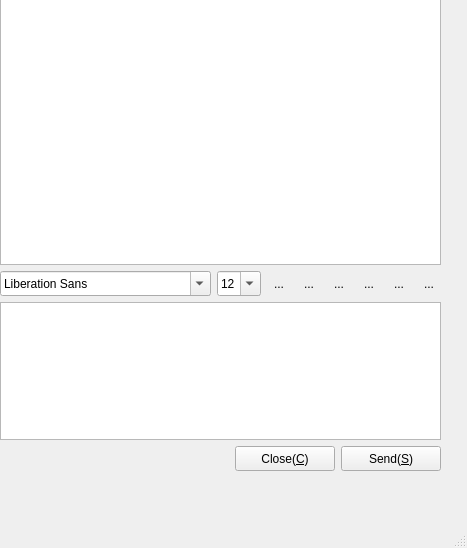
<?xml version="1.0" encoding="UTF-8"?>
<ui version="4.0">
 <class>ChatWindow</class>
 <widget class="QMainWindow" name="ChatWindow">
  <property name="geometry">
   <rect>
    <x>0</x>
    <y>0</y>
    <width>467</width>
    <height>548</height>
   </rect>
  </property>
  <property name="windowTitle">
   <string>MainWindow</string>
  </property>
  <widget class="QWidget" name="centralwidget">
   <widget class="QWidget" name="layoutWidget_2">
    <property name="geometry">
     <rect>
      <x>0</x>
      <y>-10</y>
      <width>441</width>
      <height>481</height>
     </rect>
    </property>
    <layout class="QVBoxLayout" name="verticalLayout">
     <property name="spacing">
      <number>6</number>
     </property>
     <property name="sizeConstraint">
      <enum>QLayout::SetDefaultConstraint</enum>
     </property>
     <item>
      <widget class="QTextBrowser" name="MesgTextBrowser">
       <property name="sizePolicy">
        <sizepolicy hsizetype="Expanding" vsizetype="Expanding">
         <horstretch>0</horstretch>
         <verstretch>2</verstretch>
        </sizepolicy>
       </property>
       <property name="frameShadow">
        <enum>QFrame::Sunken</enum>
       </property>
       <property name="openExternalLinks">
        <bool>false</bool>
       </property>
      </widget>
     </item>
     <item>
      <layout class="QHBoxLayout" name="horizontalLayout">
       <item>
        <widget class="QFontComboBox" name="FontComboBox">
         <property name="sizePolicy">
          <sizepolicy hsizetype="Fixed" vsizetype="Fixed">
           <horstretch>0</horstretch>
           <verstretch>0</verstretch>
          </sizepolicy>
         </property>
         <property name="minimumSize">
          <size>
           <width>1</width>
           <height>25</height>
          </size>
         </property>
        </widget>
       </item>
       <item>
        <widget class="QComboBox" name="FontSizeComboBox">
         <property name="sizePolicy">
          <sizepolicy hsizetype="Fixed" vsizetype="Maximum">
           <horstretch>0</horstretch>
           <verstretch>0</verstretch>
          </sizepolicy>
         </property>
         <property name="minimumSize">
          <size>
           <width>0</width>
           <height>25</height>
          </size>
         </property>
         <property name="editable">
          <bool>true</bool>
         </property>
         <property name="currentIndex">
          <number>3</number>
         </property>
         <item>
          <property name="text">
           <string>9</string>
          </property>
         </item>
         <item>
          <property name="text">
           <string>10</string>
          </property>
         </item>
         <item>
          <property name="text">
           <string>11</string>
          </property>
         </item>
         <item>
          <property name="text">
           <string>12</string>
          </property>
         </item>
         <item>
          <property name="text">
           <string>13</string>
          </property>
         </item>
         <item>
          <property name="text">
           <string>14</string>
          </property>
         </item>
         <item>
          <property name="text">
           <string>15</string>
          </property>
         </item>
         <item>
          <property name="text">
           <string>16</string>
          </property>
         </item>
         <item>
          <property name="text">
           <string>17</string>
          </property>
         </item>
         <item>
          <property name="text">
           <string>18</string>
          </property>
         </item>
         <item>
          <property name="text">
           <string>19</string>
          </property>
         </item>
         <item>
          <property name="text">
           <string>20</string>
          </property>
         </item>
         <item>
          <property name="text">
           <string>21</string>
          </property>
         </item>
         <item>
          <property name="text">
           <string>22</string>
          </property>
         </item>
        </widget>
       </item>
       <item>
        <widget class="QToolButton" name="TextBoldToolButton">
         <property name="toolTip">
          <string>Bold</string>
         </property>
         <property name="autoFillBackground">
          <bool>false</bool>
         </property>
         <property name="text">
          <string>...</string>
         </property>
         <property name="icon">
          <iconset resource="qqrsc.qrc">
           <normaloff>:/new/chat_window/images/textbold.png</normaloff>:/new/chat_window/images/textbold.png</iconset>
         </property>
         <property name="iconSize">
          <size>
           <width>24</width>
           <height>24</height>
          </size>
         </property>
         <property name="checkable">
          <bool>true</bool>
         </property>
         <property name="autoRaise">
          <bool>true</bool>
         </property>
        </widget>
       </item>
       <item>
        <widget class="QToolButton" name="TextItalicToolButton">
         <property name="toolTip">
          <string>Italic</string>
         </property>
         <property name="autoFillBackground">
          <bool>false</bool>
         </property>
         <property name="text">
          <string>...</string>
         </property>
         <property name="icon">
          <iconset resource="qqrsc.qrc">
           <normaloff>:/new/chat_window/images/textitalic.png</normaloff>:/new/chat_window/images/textitalic.png</iconset>
         </property>
         <property name="iconSize">
          <size>
           <width>24</width>
           <height>24</height>
          </size>
         </property>
         <property name="checkable">
          <bool>true</bool>
         </property>
         <property name="autoRaise">
          <bool>true</bool>
         </property>
        </widget>
       </item>
       <item>
        <widget class="QToolButton" name="TextUnderlineToolButton">
         <property name="toolTip">
          <string>Underline</string>
         </property>
         <property name="autoFillBackground">
          <bool>false</bool>
         </property>
         <property name="text">
          <string>...</string>
         </property>
         <property name="icon">
          <iconset resource="qqrsc.qrc">
           <normaloff>:/new/chat_window/images/textunder.png</normaloff>:/new/chat_window/images/textunder.png</iconset>
         </property>
         <property name="iconSize">
          <size>
           <width>24</width>
           <height>24</height>
          </size>
         </property>
         <property name="checkable">
          <bool>true</bool>
         </property>
         <property name="autoRaise">
          <bool>true</bool>
         </property>
        </widget>
       </item>
       <item>
        <widget class="QToolButton" name="TextColorToolButton">
         <property name="toolTip">
          <string>FontColor</string>
         </property>
         <property name="autoFillBackground">
          <bool>false</bool>
         </property>
         <property name="text">
          <string>...</string>
         </property>
         <property name="icon">
          <iconset resource="qqrsc.qrc">
           <normaloff>:/new/chat_window/images/textcolor.png</normaloff>:/new/chat_window/images/textcolor.png</iconset>
         </property>
         <property name="iconSize">
          <size>
           <width>24</width>
           <height>24</height>
          </size>
         </property>
         <property name="checkable">
          <bool>false</bool>
         </property>
         <property name="autoRaise">
          <bool>true</bool>
         </property>
        </widget>
       </item>
       <item>
        <widget class="QToolButton" name="SendFileToolButton">
         <property name="toolTip">
          <string>SendFile</string>
         </property>
         <property name="autoFillBackground">
          <bool>false</bool>
         </property>
         <property name="text">
          <string>...</string>
         </property>
         <property name="icon">
          <iconset resource="qqrsc.qrc">
           <normaloff>:/new/chat_window/images/fileopen.png</normaloff>:/new/chat_window/images/fileopen.png</iconset>
         </property>
         <property name="iconSize">
          <size>
           <width>24</width>
           <height>24</height>
          </size>
         </property>
         <property name="checkable">
          <bool>false</bool>
         </property>
         <property name="autoRaise">
          <bool>true</bool>
         </property>
        </widget>
       </item>
       <item>
        <widget class="QToolButton" name="ClearMsgToolButton">
         <property name="toolTip">
          <string>ClearMesg</string>
         </property>
         <property name="autoFillBackground">
          <bool>false</bool>
         </property>
         <property name="text">
          <string>...</string>
         </property>
         <property name="icon">
          <iconset resource="qqrsc.qrc">
           <normaloff>:/new/chat_window/images/Bin (empty).png</normaloff>:/new/chat_window/images/Bin (empty).png</iconset>
         </property>
         <property name="iconSize">
          <size>
           <width>24</width>
           <height>24</height>
          </size>
         </property>
         <property name="checkable">
          <bool>false</bool>
         </property>
         <property name="autoRaise">
          <bool>true</bool>
         </property>
        </widget>
       </item>
      </layout>
     </item>
     <item>
      <widget class="QTextEdit" name="SendMesgTextEdit">
       <property name="sizePolicy">
        <sizepolicy hsizetype="Expanding" vsizetype="Maximum">
         <horstretch>0</horstretch>
         <verstretch>1</verstretch>
        </sizepolicy>
       </property>
       <property name="font">
        <font>
         <family>宋体</family>
         <pointsize>12</pointsize>
        </font>
       </property>
       <property name="html">
        <string>&lt;!DOCTYPE HTML PUBLIC &quot;-//W3C//DTD HTML 4.0//EN&quot; &quot;http://www.w3.org/TR/REC-html40/strict.dtd&quot;&gt;
&lt;html&gt;&lt;head&gt;&lt;meta name=&quot;qrichtext&quot; content=&quot;1&quot; /&gt;&lt;style type=&quot;text/css&quot;&gt;
p, li { white-space: pre-wrap; }
&lt;/style&gt;&lt;/head&gt;&lt;body style=&quot; font-family:'宋体'; font-size:12pt; font-weight:400; font-style:normal;&quot;&gt;
&lt;p style=&quot;-qt-paragraph-type:empty; margin-top:0px; margin-bottom:0px; margin-left:0px; margin-right:0px; -qt-block-indent:0; text-indent:0px;&quot;&gt;&lt;br /&gt;&lt;/p&gt;&lt;/body&gt;&lt;/html&gt;</string>
       </property>
      </widget>
     </item>
     <item>
      <layout class="QHBoxLayout" name="horizontalLayout_2">
       <item>
        <spacer name="horizontalSpacer">
         <property name="orientation">
          <enum>Qt::Horizontal</enum>
         </property>
         <property name="sizeHint" stdset="0">
          <size>
           <width>40</width>
           <height>20</height>
          </size>
         </property>
        </spacer>
       </item>
       <item>
        <widget class="QPushButton" name="CloseButton">
         <property name="minimumSize">
          <size>
           <width>100</width>
           <height>25</height>
          </size>
         </property>
         <property name="text">
          <string>Close(&amp;C)</string>
         </property>
        </widget>
       </item>
       <item>
        <widget class="QPushButton" name="SendButton">
         <property name="minimumSize">
          <size>
           <width>100</width>
           <height>25</height>
          </size>
         </property>
         <property name="text">
          <string>Send(&amp;S)</string>
         </property>
        </widget>
       </item>
      </layout>
     </item>
    </layout>
   </widget>
  </widget>
  <widget class="QMenuBar" name="menubar">
   <property name="geometry">
    <rect>
     <x>0</x>
     <y>0</y>
     <width>467</width>
     <height>20</height>
    </rect>
   </property>
  </widget>
  <widget class="QStatusBar" name="statusbar"/>
 </widget>
 <resources>
  <include location="qqrsc.qrc"/>
 </resources>
 <connections/>
</ui>
